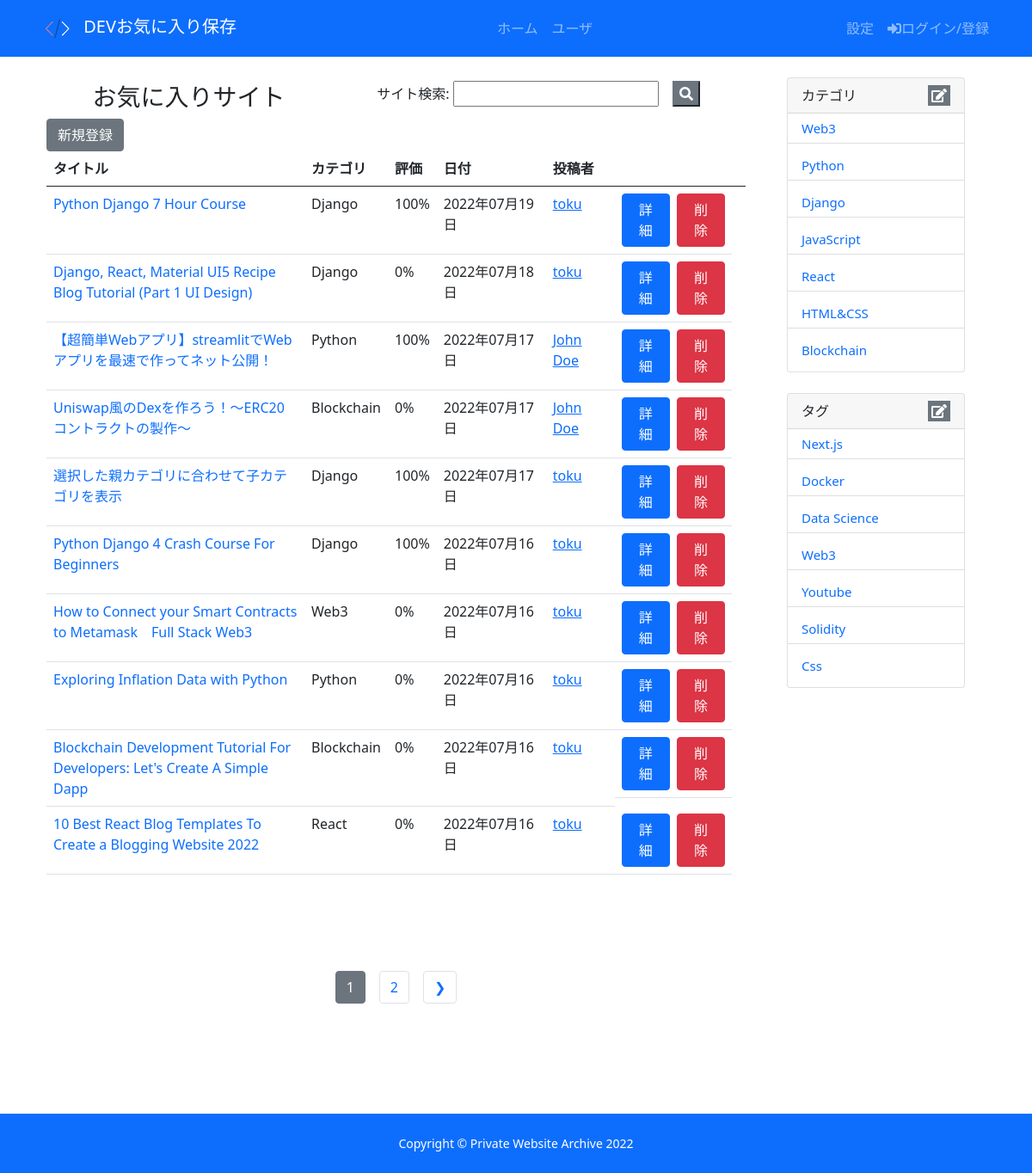
The app's page /sites/ with its own data.
### sites/models.py (models this page shows, shortened)
class Site(models.Model):
  user = models.ForeignKey(Profile, null=True, blank=True, on_delete=models.SET_NULL)
  title = models.CharField(verbose_name='タイトル', max_length=200)
  category = models.ForeignKey(Category, on_delete=models.CASCADE, null=True, blank=True,verbose_name='カテゴリー')
  text = models.TextField(verbose_name='内容', null=True, blank=True)
  link = models.CharField(verbose_name='リンク', max_length=2000, null=True, blank=True)
  tags = models.ManyToManyField(Tag, blank=True, null=True, verbose_name='タグ')
  vote_total = models.IntegerField(default=0, null=True, blank=True)
  vote_ratio = models.IntegerField(default=0, null=True, blank=True)
  created =models.DateTimeField(verbose_name='投稿日', auto_now_add=True)
  id = models.UUIDField(default=uuid.uuid4, unique=True, primary_key=True, editable=False)
  def __str__(self):
    return self.title
  class Meta:
    ordering = ['-created']

class Category(models.Model):
  name= models.CharField(verbose_name='名前', max_length=200)
  id = models.UUIDField(default=uuid.uuid4, unique=True, primary_key=True, editable=False)
  created =models.DateTimeField(verbose_name='登録日', auto_now_add=True)
  def __str__(self):
    return self.name

class Tag(models.Model):
  name= models.CharField(verbose_name='名前', max_length=200)
  id = models.UUIDField(default=uuid.uuid4, unique=True, primary_key=True, editable=False)
  created =models.DateTimeField(verbose_name='登録日', auto_now_add=True)

### users/models.py (models this page shows, shortened)
class Profile(models.Model):
  user = models.OneToOneField(User, on_delete=models.CASCADE, verbose_name='ユーザー',null=True, blank=True)
  name = models.CharField(verbose_name='名前', max_length=200, blank=True, null=True)
  email = models.EmailField(verbose_name='メール', max_length=500, blank=True, null=True)
  username = models.CharField(verbose_name='ユーザ名', max_length=200, blank=True, null=True)
  location = models.CharField(verbose_name='住所', max_length=200, blank=True, null=True)
  short_intro = models.CharField(verbose_name='挨拶文', max_length=200, blank=True, null=True)
  bio = models.TextField(verbose_name='自己紹介', blank=True, null=True)
  profile_image = models.ImageField(verbose_name='画像',blank=True, null=True, default="user-default.png")
  social_github = models.CharField(verbose_name='Github', max_length=200, blank=True, null=True)
  social_website = models.CharField(verbose_name='Website', max_length=200, blank=True, null=True)
  created =models.DateTimeField(verbose_name='作成日', auto_now_add=True)
  id = models.UUIDField(verbose_name='ID', default=uuid.uuid4, unique=True, primary_key=True, editable=False)

### sites/views.py (the view)
# urls.py: path('sites/', views.getSites),
def sites(request):
  search_query = ''
  categories = Category.objects.all()
  tags = Tag.objects.all()
  if request.GET.get('search_query'):
    search_query=request.GET.get('search_query')
  sites = Site.objects.filter(Q(title__icontains=search_query) | Q(text__icontains=search_query))
  print('sites', sites)
  page = request.GET.get('page')
  results = 10
  paginator = Paginator(sites, results)
  try:
    sites = paginator.page(page)
  except PageNotAnInteger:
    page = 1
    sites = paginator.page(page)
  except EmptyPage:
    page = paginator.num_pages
    sites = paginator.page(page)
  custom_range = range(1, 1000)
  print('page', page)
  context = {'sites': sites, 'categories':categories, 'search_query':search_query, 'tags':tags, 'paginator':paginator, 'custom_range': custom_range}
  return render(request, 'urls/urls-list.html', context)

### sites/templates/urls/urls-list.html (shortened to what this page needs)
{% extends 'base.html' %}
{% block content %}
<div class="container">
  <div class="row">
    <main class="col-md-9">
      <div class="d-md-flex justify-content-around">
        <h3 class="top-title">お気に入りサイト</h3>
        <div class="searchForm">
          <form action="{% url 'urls' %}" method="get" class="form d-flex gap-3">
              <div class="form__field">
              <label for="search_site">サイト検索: </label>
              <input type="text" value="{{search_query}}" id="search_site" name="search_query">
              </div>
              <button type="submit" value="検索" class="btn--md btn-secondary"><i class="fas fa-search"></i></button>
          </form>
        </div>
      </div>
      <a class="btn btn-secondary" href="{% url 'create-site' %}">新規登録</a>
      <table class="table">
        <thead>
          <tr>
            <th>タイトル</th>
            <th>カテゴリ</th>
            <th>評価</th>
            <th>日付</th>
            <th>投稿者</th>
            <th></th>
            <th></th>
          </tr>
        </thead>
        {% for site in sites %}
          <tr>
            <td style="width:300px">
              <a href="{{site.link}}" target="_blank" style="text-decoration:none;">
              {{site.title}}
              </a>
            </td>
            <td> {{site.category}}</td>
            <td> {{site.vote_ratio}}%</td>
            <td> {{site.created | date:"Y年m月j日"}}</td>
            <td>
             <a href="{% url 'user-profile' site.user.id %}">
              {{site.user.name}}
              </a>
            </td>
            <td class="d-flex gap-2">
              <a class="btn btn-primary" href="{% url 'site' site.id %}">詳細</a>
              <a class="btn btn-danger" href="{% url 'delete-site' site.id %}">削除</a>
            </td>
          </tr>
        {% endfor %}
      </table>
      {% if sites.has_other_pages %}
      <div class="pagination">
        <ul class="container">
          {% for page in paginator.page_range %}
          {% if page == sites.number %}
          <li><a href="?page={{page}}" class="btn  btn-secondary">{{page}}</a></li>
          {% else %}
          <li><a href="?page={{page}}" class="btn page-link">{{page}}</a></li>
          {% endif %}
          {% endfor %}
          {% if sites.has_next %}
          <li><a href="?page={{sites.next_page_number}}" class="btn page-link">&#10095;</a></li>
          {% endif %}
        </ul>
      </div>
      {% endif %}
    </main>
    <aside class="col-md-3">
       {% include "urls/sidebar.html" %}
    </aside>
  </div>
</div>
{% endblock content %}

### sites/templates/base.html (shortened to what this page needs)
<!DOCTYPE html>
{% load static %}
<html lang="en">
<head>
    <link href="{% static 'css/one-page-wonder.css' %}" rel="stylesheet" />
    <link rel="stylesheet" type="text/css" href="{% static 'css/mystyle.css' %}">
</head>
<body>
  <div id="wrapper">
  {% include 'navbar.html' %}
  <div class="container">
    {% block content %} {% endblock  %}
  </div>
  <footer class="py-4 bg-primary">
    <div class="container px-5"><p class="m-0 text-center text-white small">Copyright &copy; Private Website Archive 2022</p></div>
  </footer>
  <link href="https://cdn.jsdelivr.net/npm/bootstrap@5.0.2/dist/css/bootstrap.min.css" rel="stylesheet">
</div>
</body>
</html>

### sites/templates/navbar.html (shortened to what this page needs)
{% load static %}
<nav class="navbar navbar-expand-lg navbar-dark bg-primary sticky-top">
  <div class="container">
    <a class="navbar-brand" href="{% url 'index' %}">
      <img src="{% static 'assets/img/logo.png' %}" class="logo" alt="">
        DEVお気に入り保存
    </a>
    <div class="collapse navbar-collapse" id="navbarNavAltMarkup">
      <ul class="navbar-nav mx-auto">
        <li class="nav-item mr-3">
          <a class="nav-link" href="{% url 'urls' %}">ホーム</a>
        </li>
        <li class="nav-item mr-3">
          <a class="nav-link" href="{% url 'users-list' %}">ユーザ</a>
        </li>
      </ul>
      <ul class="navbar-nav ml-auto">
          <li>
            <a class="nav-link" href="">設定</a>
          </li>
          {% if request.user.is_authenticated %}
          <li class="nav-item mr-3">
            <a class="nav-link" href="{% url 'logout' %}">
              <i class="fas fa-sign-out-alt"></i>ログアウト
            </a>
          </li>
          {% else %}
          <li class="nav-item mr-3">
            <a class="nav-link" href="{% url 'login' %}">
              <i class="fas fa-sign-in-alt"></i>ログイン/登録
            </a>
          </li>
          {% endif %}
      </ul>
    </div>
  </div>
</nav>

### sites/templates/urls/sidebar.html (shortened to what this page needs)
<div class='container'>
<div class="card my-4">
  <div class="card-header d-flex align-items-center justify-content-between">
    <div>カテゴリ</div>
    <a class="btn--md btn-secondary h-25 px-1" href="{% url 'create-category' %}" style="text-decoration:none;"><i class="fas fa-edit"></i></a>
  </div>
  <ul class="list-group list-group-flush">
    {% for category in categories|dictsort:"id" %}
    <h6 class="list-group-item d-flex align-items-center">
      <a href="{% url 'category-sites' category.id %}" class="card-link" style="text-decoration:none;">{{ category.name}}</a>
    </h6>
    {% endfor %}
  </ul>
</div>
<div class="card">
  <div class="card-header d-flex align-items-center justify-content-between">
    <div>タグ</div>
    <a class="btn--md btn-secondary h-25 px-1" href="{% url 'create-tag' %}" style="text-decoration:none;"><i class="fas fa-edit"></i></a>
  </div>
  <ul class="list-group list-group-flush">
    {% for tag in tags|dictsort:"id" %}
    <h6 class="list-group-item d-flex justify-content-between align-items-center">
      <a href="{% url 'tag-sites' tag.id %}" class="card-link" style="text-decoration:none;">{{ tag.name }}</a>
    </h6>
    {% endfor %}
  </ul>
</div>
</div>

### static/css/mystyle.css (style rules this page uses)
:root { --color-main: #5aa5b9; --color-main-light: #e6faff; --color-sub: #3f4156; --color-sub-light: #51546e; --color-sub-lighter: #ededfd; --color-text: #737373; --color-gray: #8b8b8b; --color-light: #e5e7eb; --color-light-gray: #767676; --color-bg: #f8fafd; --color-white: #fffefd; --color-white-light: #f3f3f3; --color-success: #359e64; --color-success-bg: #def8e8; --color-error: #fc4b0b; --color-error-bg: #fff2ee; --font-base: 'Poppins', arial, helvetica, 'Segoe UI', roboto, ubuntu, sans-serif; --font-monospace: 'Fira Code', 'Courier New', courier, monospace; --font-regular: 300; --font-medium: 500; --font-bold: 700; --generic-shadow: 1px 1px 5px #00000010; --generic-transition: all 0.3s ease-in-out; }
a { color: black; text-decoration: none; }
.logo { width: 30px; height: 30px; margin: 5px 10px; }
body, #wrapper { display: flex; flex-direction: column; min-height: 100vh; }
footer { margin-top: auto; }
.top-title { margin-top: 30px; }
.searchForm { margin-top: 28px; }
.list-group-item { font-size: 15px; }
.pagination { margin-top: 7rem; margin-bottom: 7rem; }
.pagination > ul { flex-wrap: wrap; list-style: none; display: flex; align-items: center; justify-content: center; gap: 1rem; }

### records on screen
Site: title "Python Django 7 Hour Course", category "Django", vote_ratio "100", created "2022年07月19日", user.name "toku"
Site: title "Django, React, Material UI5 Recipe Blog Tutorial (Part 1 UI Design)", category "Django", vote_ratio "0", created "2022年07月18日", user.name "toku"
Site: title "【超簡単Webアプリ】streamlitでWebアプリを最速で作ってネット公開！", category "Python", vote_ratio "100", created "2022年07月17日", user.name "John Doe"
Site: title "Uniswap風のDexを作ろう！〜ERC20コントラクトの製作〜", category "Blockchain", vote_ratio "0", created "2022年07月17日", user.name "John Doe"
Site: title "選択した親カテゴリに合わせて子カテゴリを表示", category "Django", vote_ratio "100", created "2022年07月17日", user.name "toku"
Site: title "Python Django 4 Crash Course For Beginners", category "Django", vote_ratio "100", created "2022年07月16日", user.name "toku"
Site: title "How to Connect your Smart Contracts to Metamask Full Stack Web3", category "Web3", vote_ratio "0", created "2022年07月16日", user.name "toku"
Site: title "Exploring Inflation Data with Python", category "Python", vote_ratio "0", created "2022年07月16日", user.name "toku"
Site: title "Blockchain Development Tutorial For Developers: Let's Create A Simple Dapp", category "Blockchain", vote_ratio "0", created "2022年07月16日", user.name "toku"
Site: title "10 Best React Blog Templates To Create a Blogging Website 2022", category "React", vote_ratio "0", created "2022年07月16日", user.name "toku"
Category: name "Web3"
Category: name "Python"
Category: name "Django"
Category: name "JavaScript"
Category: name "React"
Category: name "HTML&CSS"
Category: name "Blockchain"
Tag: name "Next.js"
Tag: name "Docker"
Tag: name "Data Science"
Tag: name "Web3"
Tag: name "Youtube"
Tag: name "Solidity"
Tag: name "Css"

### other values on screen
{{ page }} "1"
{{ page }} "2"
